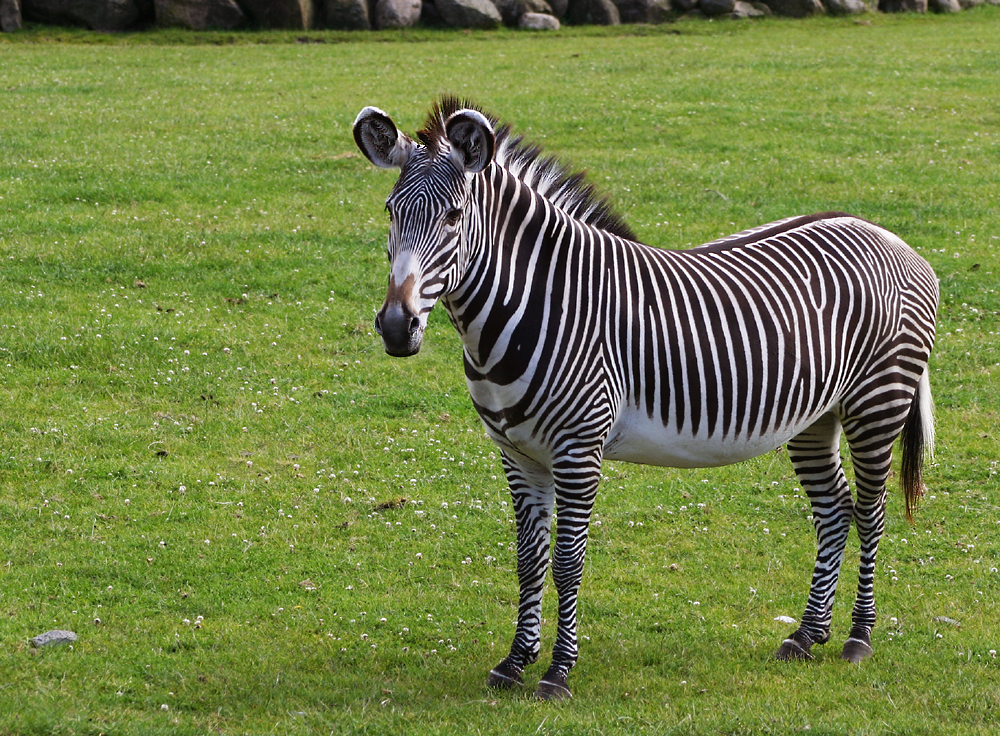
#> input picture Images/zebra.jpg, 1000 x 736 px, found by its file name
$ python Filters.py   (older library calls are emulated)
#> lines starting #> are read from the running program, lines starting #| are printed output that depends on the picture; after the words box and inside, x2 and y2 are one past the last pixel; in counts of white or black regions, pixels touching at a corner belong together
import cv2
import numpy as np
from matplotlib import pyplot as plt

gray = cv2.imread("../images/zebra.jpg", 0)
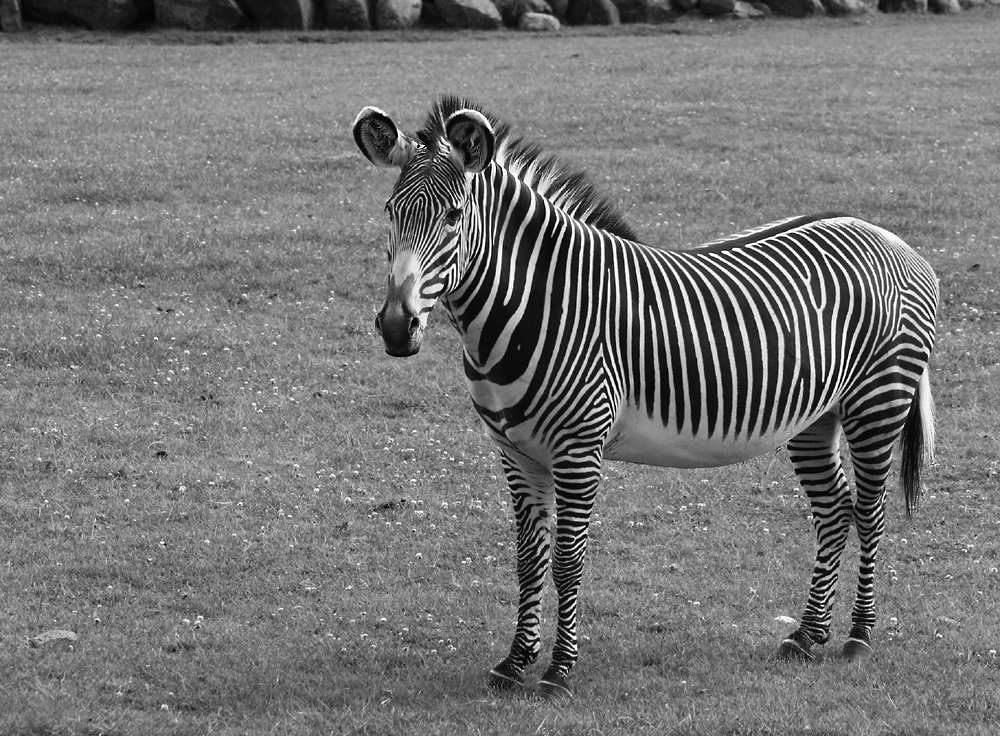
#> gray: shape (736, 1000); min 0, max 255, mean 117.6
bgr = cv2.imread("../images/zebra.jpg")
#> bgr is the input picture: shape (736, 1000, 3); mean B, G, R 69.4, 128.5, 114.7
hsv = cv2.cvtColor(bgr, cv2.COLOR_BGR2HSV)
#> hsv: shape (736, 1000, 3); mean H, S, V 51.6, 122.5, 130.9

gauss = cv2.GaussianBlur(bgr, (11, 11), 0)
bilat = cv2.bilateralFilter(gray, 5, sigmaColor=75, sigmaSpace=75)


def compareEdges(filteredImg):
    sobelx = cv2.Sobel(src=filteredImg, ddepth=cv2.CV_64F, dx=1, dy=0, ksize=5)
    sobely = cv2.Sobel(src=filteredImg, ddepth=cv2.CV_64F, dx=0, dy=1, ksize=5)
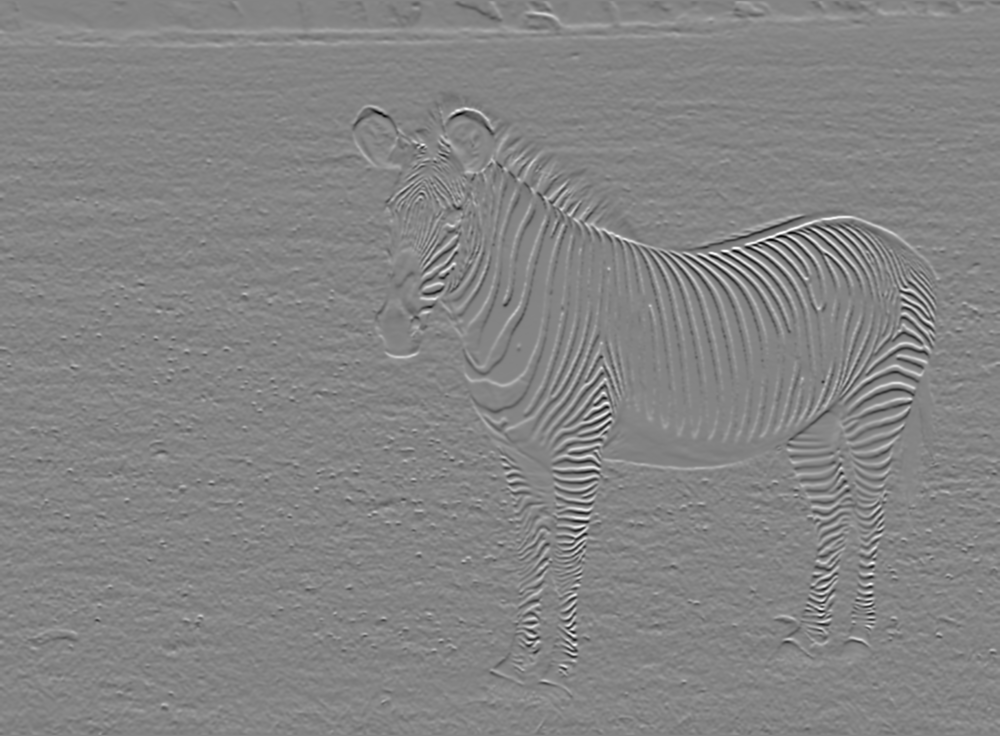
#> sobely: shape (736, 1000) float64; min -10077, max 9315, mean 8.4; drawn with min black and max white
    sobelxy = cv2.Sobel(src=filteredImg, ddepth=cv2.CV_64F, dx=1, dy=0, ksize=5)
    canny = cv2.Canny(image=filteredImg, threshold1=100, threshold2=200)
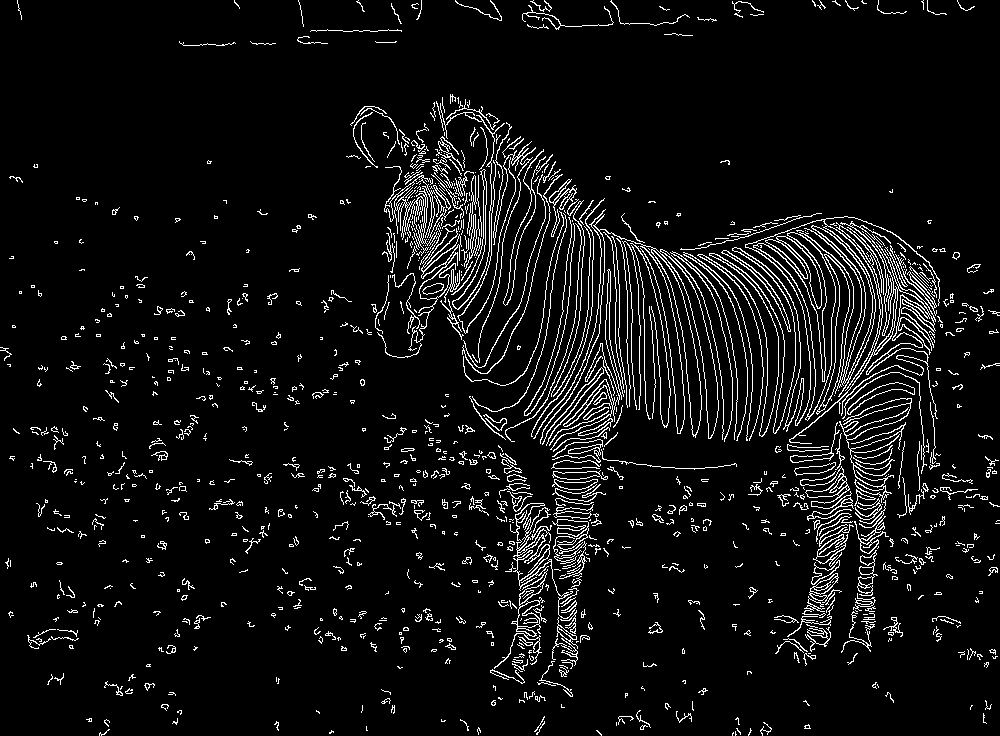
#> canny: shape (736, 1000); 6.4% white in thin lines or dots
    laplacian = cv2.convertScaleAbs(cv2.Laplacian(filteredImg, cv2.CV_64F))
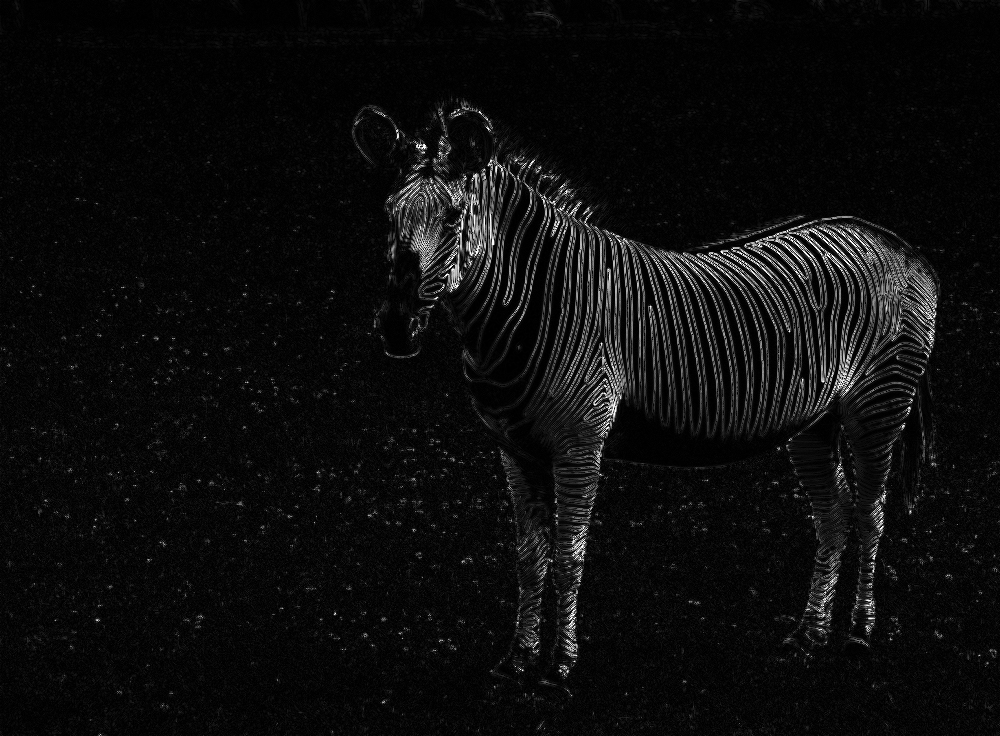
#> laplacian: shape (736, 1000); min 0, max 255, mean 13

    cv2.imshow("Sobel X", sobelx)
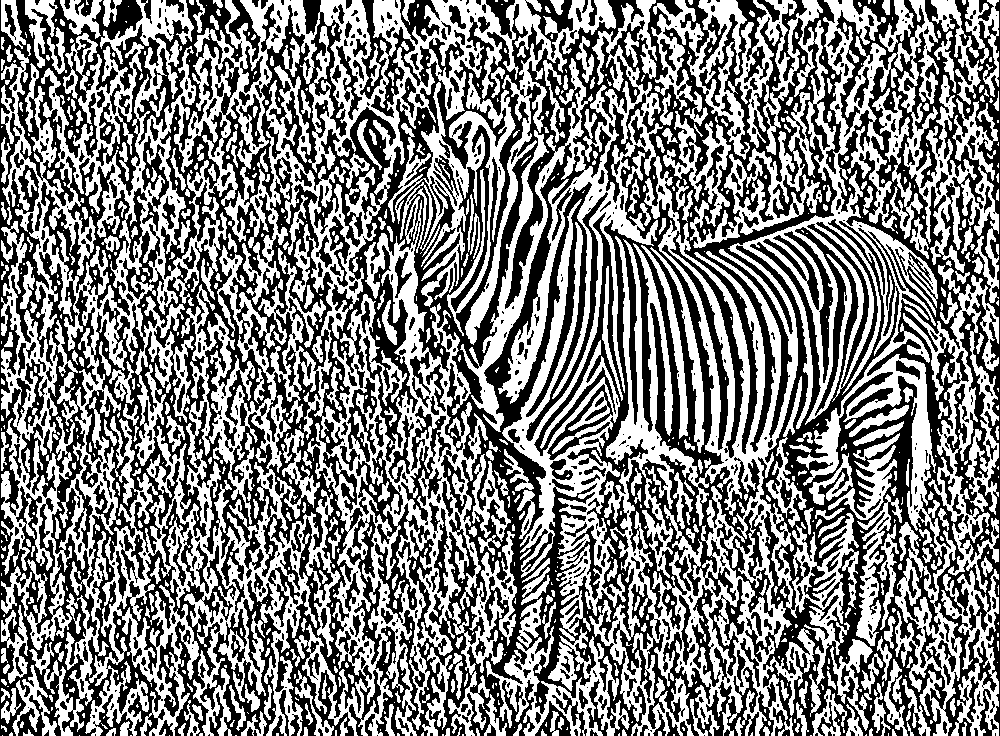
#> window 'Sobel X': shape (736, 1000); 50.2% white; 968 black regions (584 under 20 px), largest, box (x1, y1, x2, y2) and area: (0, 0, 842, 736) 232240, (736, 0, 1000, 736) 68292, (137, 0, 243, 151) 3932
    cv2.imshow("Sobel Y", sobely)
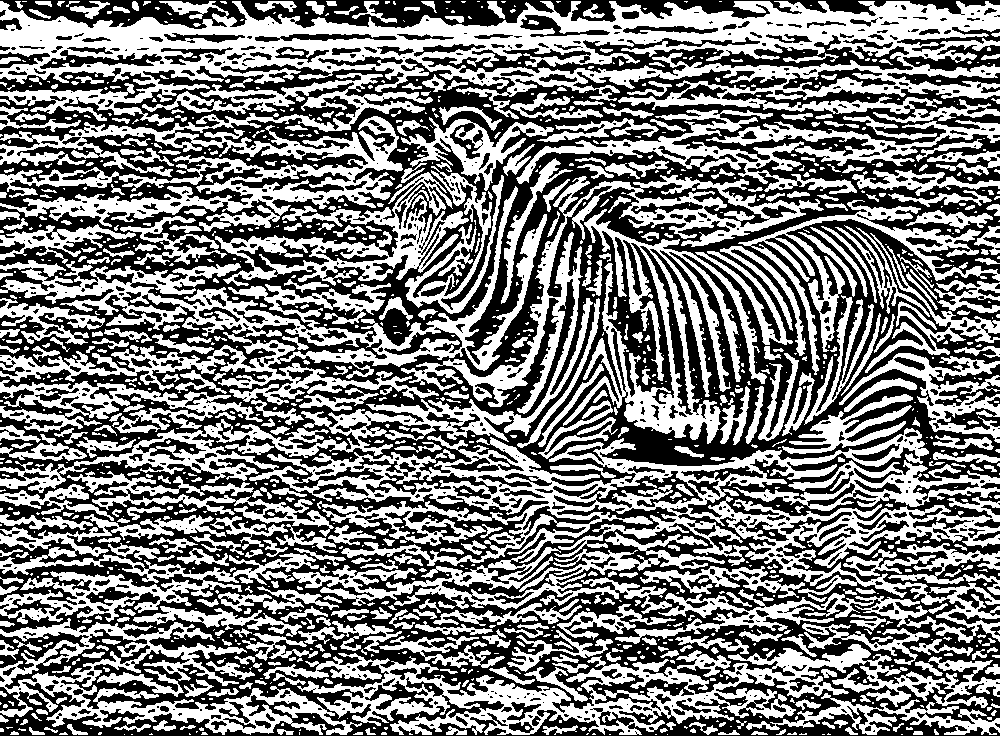
#> window 'Sobel Y': shape (736, 1000); 49.1% white; 1279 white regions (767 under 20 px), largest, box (x1, y1, x2, y2) and area: (0, 175, 1000, 644) 68511, (0, 1, 1000, 126) 52602, (0, 186, 547, 405) 23339
    cv2.imshow("Sobel XY", sobelxy)
    cv2.imshow("Laplace", laplacian)
    cv2.imshow("Canny", canny)
    cv2.waitKey(0)
    cv2.destroyAllWindows()


# [72 lines left out: functions compareThresholds, hueEdges, contourDetection, blobDetection, showComparison, not called in this run]

#compareThresholds(bilat)
#blobDetection(gray)
compareEdges(bilat)
#hueEdges(hsv)
#contourDetection(gray)
